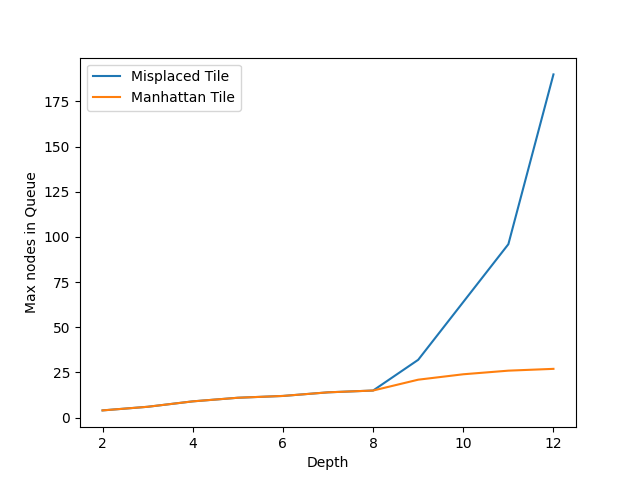

Python code for this plot:
import pandas as pd
from matplotlib import pyplot as plt

uniformCostData = pd.read_csv('UniformCostSearchMetrics/maxSizeOfQueue.csv', index_col=None, header=None)
misplacedTileData = pd.read_csv('MisplacedTileSearchMetrics/maxSizeOfQueue.csv', index_col=False)
manhattanTileData = pd.read_csv('ManhattanTileSearchMetrics/maxSizeOfQueue.csv', index_col=False)

x1 = uniformCostData.iloc[:, 0]
y1 = uniformCostData.iloc[:, 1]
x2 = misplacedTileData.iloc[:, 0]
y2 = misplacedTileData.iloc[:, 1]
x3 = manhattanTileData.iloc[:, 0]
y3 = manhattanTileData.iloc[:, 1]

# plt.plot(x1,y1, label = "Uniform Cost")
plt.plot(x2,y2, label = "Misplaced Tile")
plt.plot(x3,y3, label = "Manhattan Tile")
plt.xlabel("Depth")
plt.ylabel("Max nodes in Queue")
plt.legend()
plt.savefig('maxQueue.png')